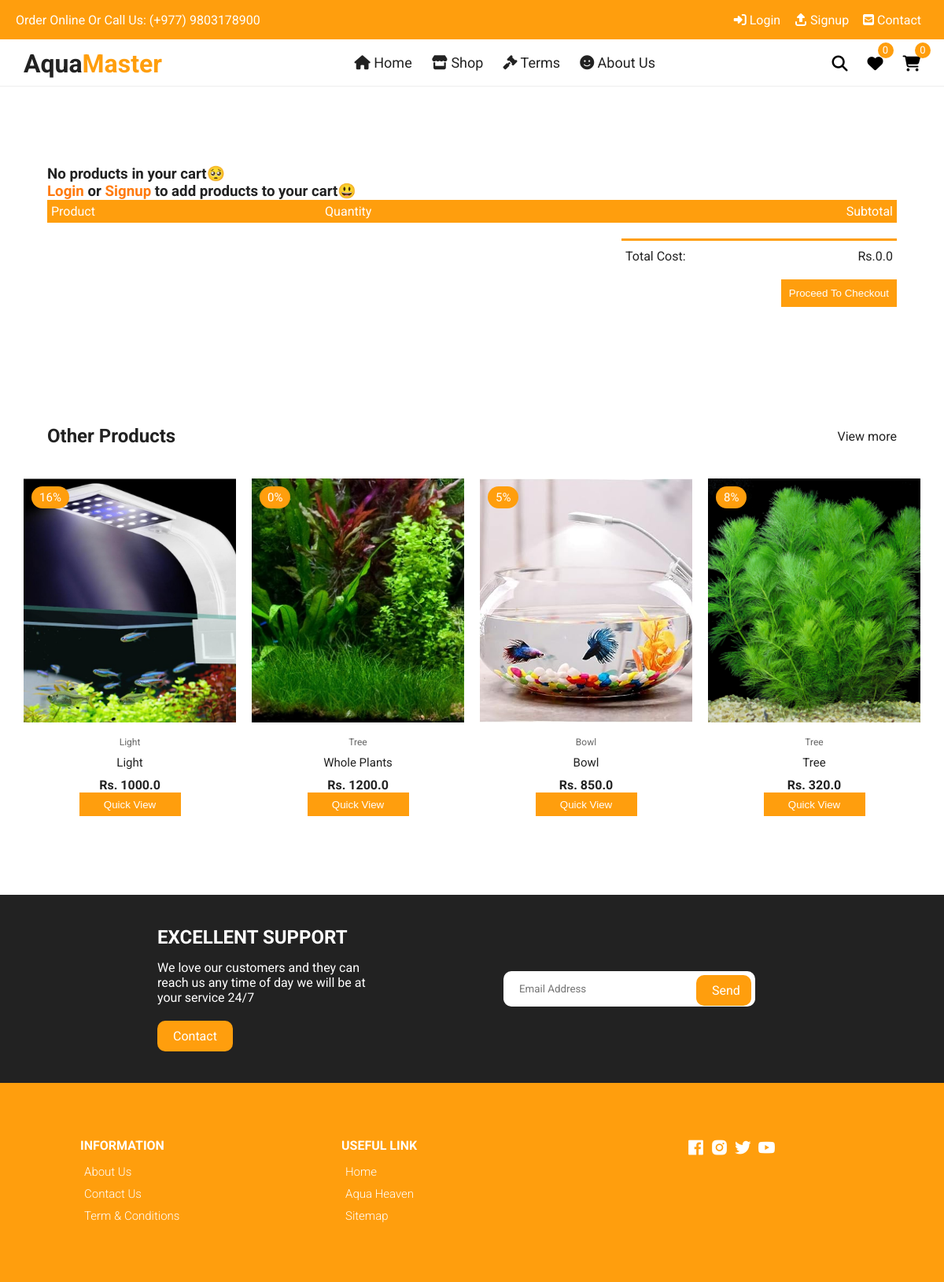
Page /cart/ on the committed database.
### home/models.py (models this page shows, shortened)
class Product(models.Model):
    id = models.AutoField(primary_key=True)
    name = models.CharField(max_length=200)
    desc = models.TextField()
    category = models.ForeignKey(Category, on_delete=models.CASCADE)
    weight = models.CharField(max_length=100)
    marked_price = models.FloatField()
    selling_price = models.FloatField()
    available_quantity = models.PositiveIntegerField(default=0) #Remove this default option in the final project
    photo = models.ImageField(upload_to='products/')
    return_policy = models.CharField(max_length=255)
    slug = models.SlugField()
    tags = models.CharField(max_length=300, default='')
    modified_date = models.DateField(auto_now=True)
    users_wishlist = models.ManyToManyField(User, blank=True, related_name='user_wishlist')
    @property
    def discount_percent(self):
        discount = (self.marked_price - self.selling_price)/self.marked_price
        return str(floor(discount * 100))

class Category(models.Model):
    id = models.AutoField(primary_key=True)
    title = models.CharField(max_length=200)
    slug = models.SlugField()

### home/views.py (the view)
# urls.py: path('cart/', cart, name='cart'),
def cart(request):
    otherprod = Product.objects.all().order_by('?')[:4]
    if request.user.is_authenticated:
        products = Product.objects.filter(users_wishlist=request.user)
        wishlistcount = products.count()
        cartprod = MyCart.objects.filter(user=request.user)
        cartprodcount = cartprod.count()
    else:
        wishlistcount = ''
        cartprodcount = ''
        cartprod = ''
    context = {
        'otherprod': otherprod,
        'wishlistcount': wishlistcount,
        'cartprod': cartprod,
        'cartprodcount': cartprodcount,
        }
    return render(request, 'home/cart.html', context)

### templates/home/cart.html (shortened to what this page needs)
{% extends 'base.html' %}
{% load static %}
{% block maincontent %}
<div class="container cart">
    <table>
      <tr id='carttablerow'>
        <th>Product</th>
        <th>Quantity</th>
        <th>Subtotal</th>
      </tr>
      {% if cartprod %}
      {% for c in cartprod %}
      <tr data-table-id = '{{c.product.id}}' data-table-url = '{% url "delete_from_cart" %}' class='datatableid{{c.product.id}}' id='carttablerow'>
        <td>
          <div class="cart-info">
            <img src="{{c.product.photo.url}}" alt="" />
            <div>
             <a href="{% url 'productdetail' c.product.id %}"> <span style="color: #ff7a0d;font-size: 1.8rem;"><strong>{{c.product.name}}</strong></span><br></a>
              <span>Price: Rs.{{c.product.selling_price}}</span> <br />
            </div>
          </div>
        </td>
        <td>
          <div class="cartbutton" style="justify-content: flex-start;">
            <button data-id="{{c.product.id}}" data-url="{% url 'remove_from_cart' %}" class="minusbutton mb{{c.product.id}}" style="display: flex; align-items: center;justify-content: center;">-</button>
            <span data-id="{{c.product.id}}"class="buttontext bt{{c.product.id}}" style="display: flex;align-items: center;justify-content: center;margin-bottom: 1rem;">{{c.quantity}}</span>
            <button data-id="{{c.product.id}}" data-url="{% url 'add_to_cart' %}" class="plusbutton pb{{c.product.id}}" style="display: flex;align-items: center;justify-content: center;">+</button>
          </div>
        </td>
        <td><input type="hidden" class="subTotals" name="subtotal" data-subtotal='{{c.sub_total}}'> Rs.{{c.sub_total}}</td>
      </tr>
      {% endfor %}
      {% else %}
      <h3>No products in your cart🥺</h3>
      {% if user.is_anonymous %}
      <h3><a style="color: #ff7a0d;" href="{% url 'login' %}">Login</a> or <a style="color: #ff7a0d;" href="{% url 'signup' %}">Signup</a> to add products to your cart😃</h3>
      {% endif %}
      {% endif %}
    </table>
    <div class="total-price">
      <table>
        <tr>
          <td>Total Cost:</td>
          <td class="prodOnlyTotal"></td>
        </tr>
      </table>
      {% if user.is_authenticated %}
      <a href="{% url 'checkout' %}" class="checkout btn">Proceed To Checkout</a>
      {% else %}
      <button class="checkout btn" style="cursor: pointer;outline: none;border: none;">Proceed To Checkout</button>
      {% endif %}
    </div>
  </div>
<section class="section featured">
    <div class="top container">
        <h1>Other Products</h1>
        <a href="{% url 'products' %}" class="view-more">View more</a>
    </div>
    <div class="product-center container">
        {% for pro in otherprod %}
        <div class="product-item">
            <div class="overlay">
                <a href="{% url 'productdetail' pro.id %}" class="product-thumb">
                    <img src="{{ pro.photo.url }}" alt="" />
                </a>
                <span class="discount">{{pro.discount_percent}}%</span>
            </div>
            <div class="product-info">
                <span>{{ pro.category.title}}</span>
                <a href="{% url 'productdetail' pro.id %}">{{ pro.name }}</a>
                <h4>Rs. {{ pro.selling_price }}</h4>
                <div class="cartbutton">
                    <a href="{% url 'productdetail' pro.id %}"><button class="quickviewbutton">Quick View</button></a>
                </div>
            </div>
            <ul class="icons">
                <a href="{% url 'productdetail' pro.id %}"><li> Quick View</li></a>
            </ul>
        </div>
        {% endfor %}
    </div>
</section>
{% endblock maincontent %}

### static/css/styles.css (style rules this page uses)
:root { --white: #fff; --black: #222; --yellow: #ff9e0d; --grey1: #f0f0f0; --grey2: #e9d7d3; }
*, *::before, *::after { margin: 0; padding: 0; box-sizing: inherit; }
html { box-sizing: border-box; font-size: 62.5%; }
body { font-family: "Roboto", sans-serif; font-size: 1.6rem; background-color: var(--white); color: var(--black); font-weight: 400; font-style: normal; }
a { text-decoration: none; color: var(--black); }
.container { max-width: 114rem; margin: 0 auto; padding: 0 3rem; }
.section { padding: 5rem 0 5rem 0; overflow: hidden; }
.product-center { display: flex; align-items: center; justify-content: center; flex-wrap: wrap; max-width: 120rem; margin: 0 auto; padding: 0 2rem; }
.product-item { position: relative; width: 27rem; margin: 0 auto; margin-bottom: 3rem; }
.product-thumb { height: 31rem; width: 100%; display: inline-block; }
.product-thumb img { width: 100%; height: 31rem; object-fit: cover; transition: all 500ms linear; }
.product-info { padding: 1rem; text-align: center; }
.product-info span { display: inline-block; font-size: 1.2rem; color: #666; margin-bottom: 1rem; }
.product-info a { font-size: 1.5rem; display: block; margin-bottom: 1rem; transition: all 300ms ease; }
.cartbutton { display: flex; align-items: center; justify-content: center; }
.cartbutton .initialbutton, .cartbutton .initialbuttondisabled, .cartbutton .plusbutton, .cartbutton .buttontext, .cartbutton .minusbutton, .cartbutton .quickviewbutton { height: 30px; width: 129px; border: none; outline: none; background: var(--yellow); color: #fff; cursor: pointer; transition: 250ms; }
.product-item .icons { position: absolute; left: 50%; top: 35%; width: fit-content; transform: translate(-50%); display: flex; align-items: center; display: flex; align-items: center; justify-content: center; }
.product-item .overlay { position: relative; overflow: hidden; cursor: pointer; width: 100%; }
.product-item .discount { position: absolute; top: 1rem; left: 1rem; background-color: var(--yellow); padding: 0.5rem 1rem; color: var(--white); border-radius: 2rem; font-size: 1.5rem; }
.section .top { display: flex; align-items: center; justify-content: space-between; margin-bottom: 4rem; }
.cart { margin: 10rem auto; }
table { width: 100%; border-collapse: collapse; }
th { text-align: left; padding: 0.5rem; color: #fff; background-color: var(--yellow); font-weight: normal; }
td { padding: 1rem 0.5rem; }
.total-price { display: flex; align-items: flex-end; flex-direction: column; margin-top: 2rem; }
.total-price table { border-top: 3px solid var(--yellow); width: 100%; max-width: 35rem; }
td:last-child { text-align: right; }
th:last-child { text-align: right; }
.checkout { display: inline-block; background-color: var(--yellow); color: white; padding: 1rem; margin-top: 1rem; }

### rows in the picture
Product: photo (picture), discount_percent "16", category "Light", name "Light", selling_price "1000.0"
Product: photo (picture), discount_percent "0", category "Tree", name "Whole Plants", selling_price "1200.0"
Product: photo (picture), discount_percent "5", category "Bowl", name "Bowl", selling_price "850.0"
Product: photo (picture), discount_percent "8", category "Tree", name "Tree", selling_price "320.0"
